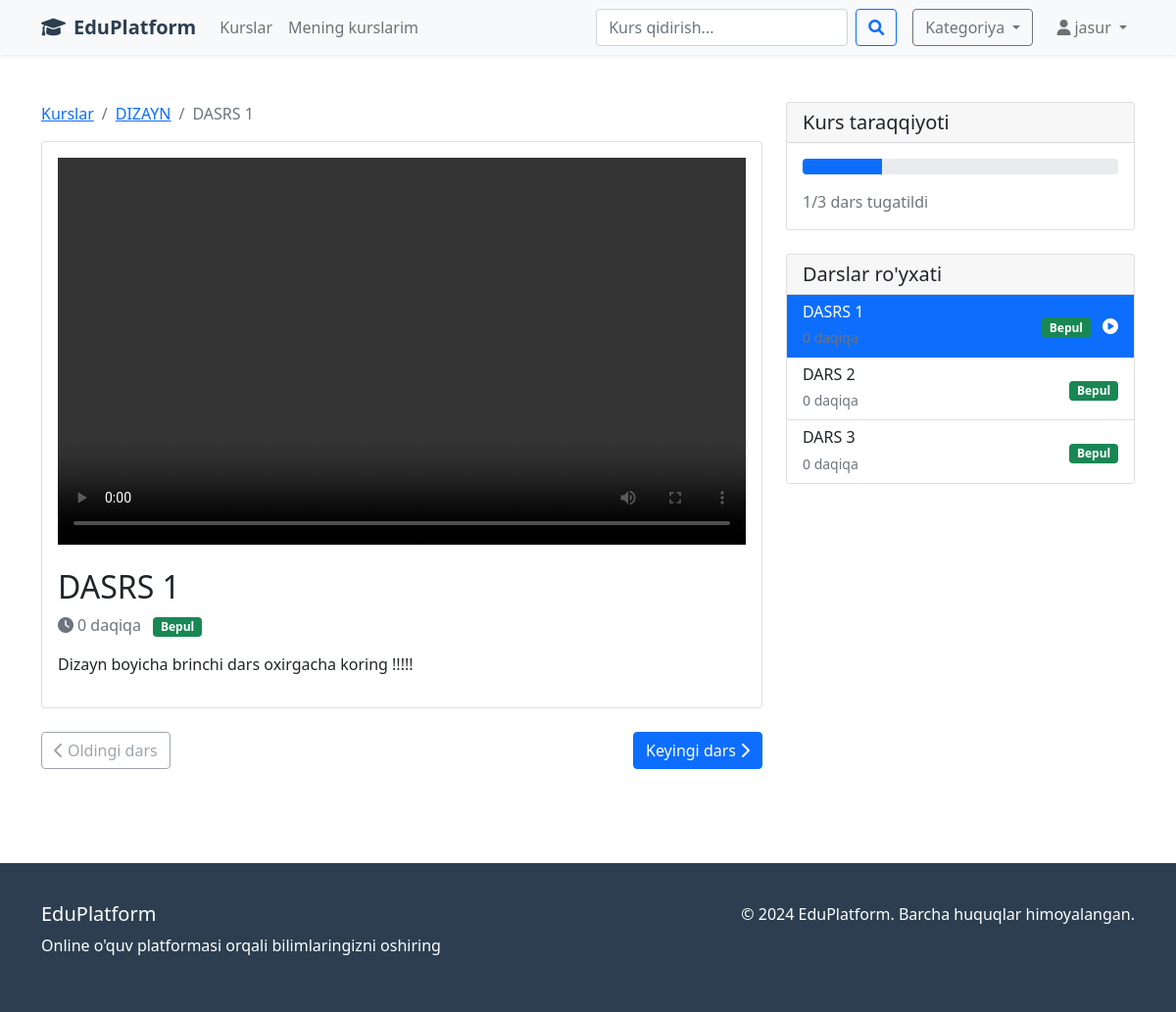
The page /course/9/lesson/22/ (signed in) on the database its author committed.
### courses/models.py (models this page shows, shortened)
class Course(models.Model):
    title = models.CharField(max_length=200, verbose_name="Kurs nomi")
    slug = models.SlugField(max_length=200, unique=True, blank=True, verbose_name="Slug")
    description = models.TextField(verbose_name="Kurs tavsifi")
    category = models.ForeignKey(Category, on_delete=models.CASCADE, verbose_name="Kategoriya")
    instructor = models.ForeignKey(User, on_delete=models.CASCADE, verbose_name="O'qituvchi")
    price = models.DecimalField(max_digits=10, decimal_places=2, verbose_name="Narxi")
    image = models.ImageField(upload_to='course_images/', blank=True, null=True, verbose_name="Rasm")
    created_at = models.DateTimeField(auto_now_add=True)
    updated_at = models.DateTimeField(auto_now=True)
    is_active = models.BooleanField(default=True, verbose_name="Faol")
    class Meta:
        verbose_name = "Kurs"
        verbose_name_plural = "Kurslar"
    @property
    def total_lessons(self):
        return self.lesson_set.count()

class Lesson(models.Model):
    course = models.ForeignKey(Course, on_delete=models.CASCADE, verbose_name="Kurs")
    title = models.CharField(max_length=200, verbose_name="Dars nomi")
    description = models.TextField(verbose_name="Dars tavsifi")
    video_url = models.URLField(blank=True, null=True, verbose_name="Video URL")
    video_file = models.FileField(
        upload_to='lesson_videos/',
        blank=True,
        null=True,
        validators=[FileExtensionValidator(allowed_extensions=['mp4', 'mov', 'avi', 'mkv'])],
        verbose_name="Video fayl"
    )
    duration = models.IntegerField(help_text="Daqiqalarda", verbose_name="Davomiyligi")
    order = models.IntegerField(default=0, verbose_name="Tartib")
    is_free = models.BooleanField(default=False, verbose_name="Bepul")
    created_at = models.DateTimeField(auto_now_add=True)
    class Meta:
        verbose_name = "Dars"
        verbose_name_plural = "Darslar"
        ordering = ['order']

### courses/views.py (the view)
# urls.py: path('course/<int:course_id>/lesson/<int:lesson_id>/', views.lesson_detail, name='lesson_detail'),
@login_required
def lesson_detail(request, course_id, lesson_id):
    course = get_object_or_404(Course, id=course_id)
    lesson = get_object_or_404(Lesson, id=lesson_id, course=course)
    user_has_course = UserCourse.objects.filter(user=request.user, course=course).exists()
    if not lesson.is_free and not user_has_course:
        messages.error(request, 'Bu darsni ko\'rish uchun kursni sotib olishingiz kerak!')
        return redirect('courses:course_detail', course_id=course.id)
    lessons = list(course.lesson_set.all())
    current_index = lessons.index(lesson)
    next_lesson = lessons[current_index + 1] if current_index < len(lessons) - 1 else None
    prev_lesson = lessons[current_index - 1] if current_index > 0 else None
    context = {
        'course': course,
        'lesson': lesson,
        'next_lesson': next_lesson,
        'prev_lesson': prev_lesson,
    }
    return render(request, 'courses/lesson_detail.html', context)

### templates/courses/lesson_detail.html (shortened to what this page needs)
{% extends 'base.html' %}
{% block content %}
<div class="container py-5">
    <div class="row">
        <div class="col-lg-8">
            <nav aria-label="breadcrumb">
                <ol class="breadcrumb">
                    <li class="breadcrumb-item"><a href="{% url 'courses:course_list' %}">Kurslar</a></li>
                    <li class="breadcrumb-item"><a href="{% url 'courses:course_detail' course.id %}">{{ course.title }}</a></li>
                    <li class="breadcrumb-item active">{{ lesson.title }}</li>
                </ol>
            </nav>
            <div class="card mb-4">
                <div class="card-body">
                    <div class="ratio ratio-16x9 mb-4">
                        <Video src="{{ lesson.video_file.url }}" controls></Video>
                    </div>
                    <h2 class="card-title">{{ lesson.title }}</h2>
                    <p class="text-muted">
                        <i class="fas fa-clock me-1"></i>{{ lesson.duration }} daqiqa
                        {% if lesson.is_free %}
                        <span class="badge bg-success ms-2">Bepul</span>
                        {% endif %}
                    </p>
                    <div class="card-text">
                        {{ lesson.description|linebreaks }}
                    </div>
                </div>
            </div>
            <div class="d-flex justify-content-between">
                {% if prev_lesson %}
                <a href="{% url 'courses:lesson_detail' course.id prev_lesson.id %}" class="btn btn-outline-primary">
                    <i class="fas fa-chevron-left me-1"></i>Oldingi dars
                </a>
                {% else %}
                <button class="btn btn-outline-secondary" disabled>
                    <i class="fas fa-chevron-left me-1"></i>Oldingi dars
                </button>
                {% endif %}
                {% if next_lesson %}
                <a href="{% url 'courses:lesson_detail' course.id next_lesson.id %}" class="btn btn-primary">
                    Keyingi dars<i class="fas fa-chevron-right ms-1"></i>
                </a>
                {% else %}
                <button class="btn btn-outline-secondary" disabled>
                    Keyingi dars<i class="fas fa-chevron-right ms-1"></i>
                </button>
                {% endif %}
            </div>
        </div>
        <div class="col-lg-4">
            <div class="card mb-4">
                <div class="card-header">
                    <h5 class="mb-0">Kurs taraqqiyoti</h5>
                </div>
                <div class="card-body">
                    <div class="progress mb-3">
                        <div class="progress-bar" role="progressbar" style="width: 25%"></div>
                    </div>
                    <p class="text-muted mb-0">1/{{ course.total_lessons }} dars tugatildi</p>
                </div>
            </div>
            <div class="card">
                <div class="card-header">
                    <h5 class="mb-0">Darslar ro'yxati</h5>
                </div>
                <div class="list-group list-group-flush">
                    {% for lesson_item in course.lesson_set.all %}
                    <a href="{% url 'courses:lesson_detail' course.id lesson_item.id %}"
                       class="list-group-item list-group-item-action d-flex justify-content-between align-items-center {% if lesson_item == lesson %}active{% endif %}">
                        <div>
                            <h6 class="mb-1">{{ lesson_item.title }}</h6>
                            <small class="text-muted">{{ lesson_item.duration }} daqiqa</small>
                        </div>
                        <div>
                            {% if lesson_item.is_free %}
                            <span class="badge bg-success">Bepul</span>
                            {% else %}
                            <span class="badge bg-warning">Pulli</span>
                            {% endif %}
                            {% if lesson_item == lesson %}
                            <i class="fas fa-play-circle ms-2"></i>
                            {% endif %}
                        </div>
                    </a>
                    {% endfor %}
                </div>
            </div>
        </div>
    </div>
</div>
{% endblock %}

### templates/base.html (shortened to what this page needs)
<!DOCTYPE html>
<html lang="uz">
<head>
    <link href="https://cdn.jsdelivr.net/npm/bootstrap@5.1.3/dist/css/bootstrap.min.css" rel="stylesheet">
    <link href="https://cdnjs.cloudflare.com/ajax/libs/font-awesome/6.0.0/css/all.min.css" rel="stylesheet">
</head>
<body>
    <nav class="navbar navbar-expand-lg navbar-light bg-light shadow-sm">
        <div class="container">
            <a class="navbar-brand" href="{% url 'courses:course_list' %}">
                <i class="fas fa-graduation-cap me-2"></i>EduPlatform
            </a>
            <div class="collapse navbar-collapse" id="navbarNav">
                <ul class="navbar-nav me-auto">
                    <li class="nav-item">
                        <a class="nav-link" href="{% url 'courses:course_list' %}">Kurslar</a>
                    </li>
                    {% if user.is_authenticated %}
                    <li class="nav-item">
                        <a class="nav-link" href="{% url 'courses:my_courses' %}">Mening kurslarim</a>
                    </li>
                    {% endif %}
                </ul>
                <form class="d-flex me-3" method="GET" action="{% url 'courses:course_list' %}">
                    <input class="form-control me-2" type="search" name="q" placeholder="Kurs qidirish..." value="{{ query|default:'' }}">
                    <button class="btn btn-outline-primary" type="submit">
                        <i class="fas fa-search"></i>
                    </button>
                </form>
                <div class="dropdown me-3">
                    <button class="btn btn-outline-secondary dropdown-toggle" type="button" data-bs-toggle="dropdown">
                        Kategoriya
                    </button>
                </div>
                <ul class="navbar-nav">
                    {% if user.is_authenticated %}
                    <li class="nav-item dropdown">
                        <a class="nav-link dropdown-toggle" href="#" data-bs-toggle="dropdown">
                            <i class="fas fa-user me-1"></i>{{ user.username }}
                        </a>
                    </li>
                    {% endif %}
                </ul>
            </div>
        </div>
    </nav>
    <main>
        {% block content %}{% endblock %}
    </main>
    <footer class="footer mt-5">
        <div class="container">
            <div class="row">
                <div class="col-md-6">
                    <h5>EduPlatform</h5>
                    <p>Online o'quv platformasi orqali bilimlaringizni oshiring</p>
                </div>
                <div class="col-md-6 text-md-end">
                    <p>&copy; 2024 EduPlatform. Barcha huquqlar himoyalangan.</p>
                </div>
            </div>
        </div>
    </footer>
</body>
</html>

### templates/base.html (style rules this page uses)
.navbar-brand { font-weight: bold; color: #2c3e50 !important; }
.footer { background-color: #2c3e50; color: white; padding: 40px 0; }

### rows shown on the page
Course: title "DIZAYN", total_lessons "3"
Lesson: title "DASRS 1", duration "0", description "Dizayn boyicha brinchi dars oxirgacha koring !!!!!", is_free "Bepul"
Lesson: title "DARS 2", duration "0", is_free "Bepul"
Lesson: title "DARS 3", duration "0", is_free "Bepul"

### other values the page prints
{{ user.username }} "jasur"
